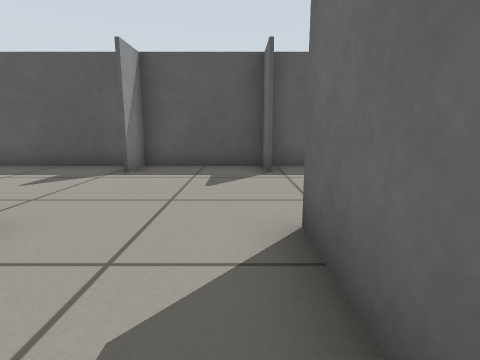
view 1 (above)

22 first-person views from a walk through a world built for the Gazebo simulator. The camera is 0.5 m above the floor, tilts 10° down and sees 80° across. The floor is counted in squares, 0.5 m on a side. Each view is taken from the middle of a square. On the plan, view 1 faces up. The plan holds only what a view shows up to about 11 squares ahead; the rest is blank.

view 2
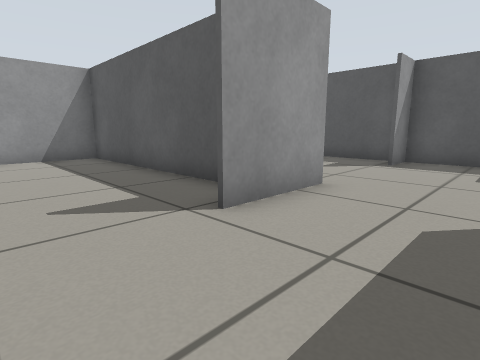

view 3
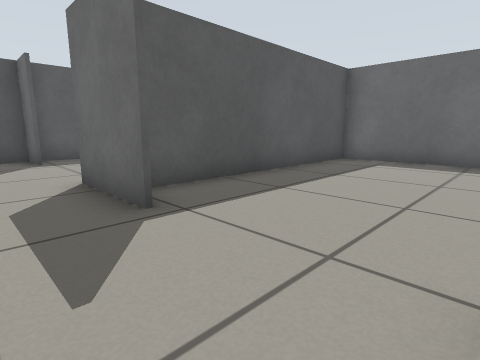

view 4
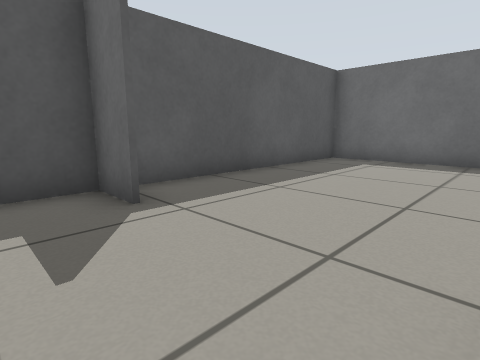

view 5
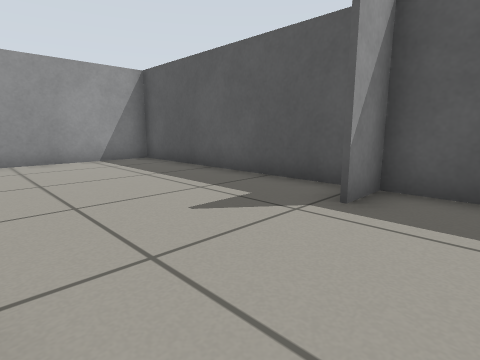

view 6
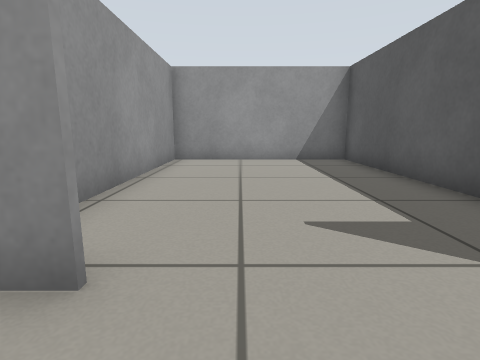

view 7
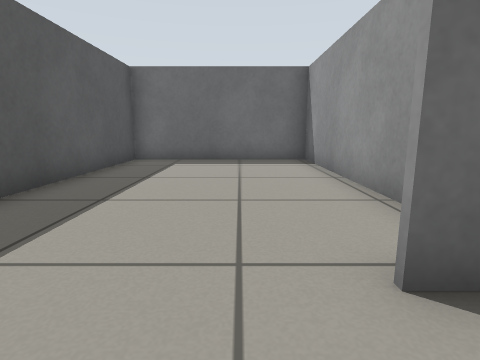

view 8
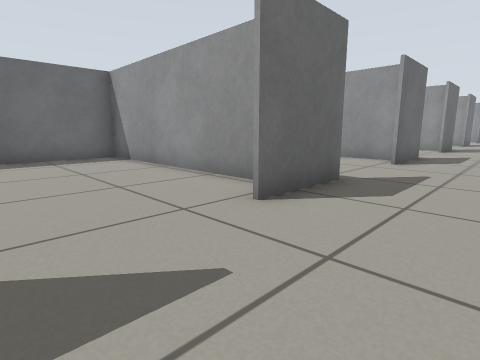

view 9
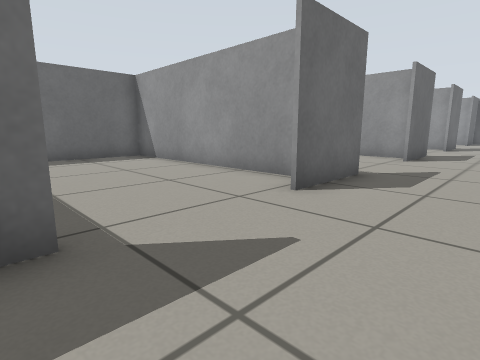

view 10
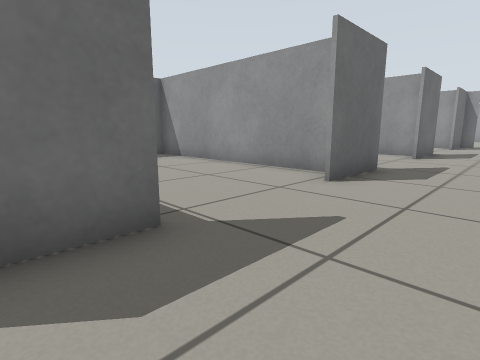

view 11
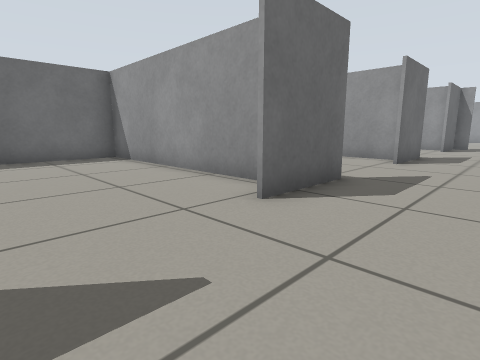

view 12
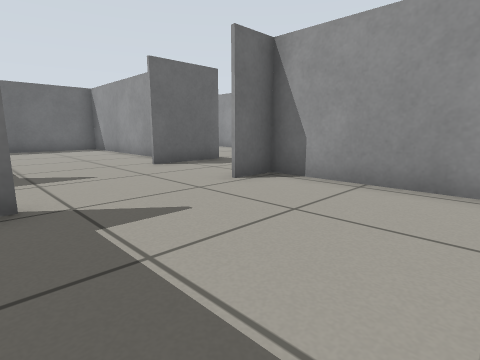

view 13
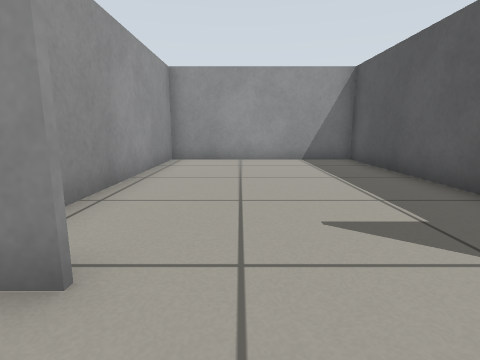

view 14
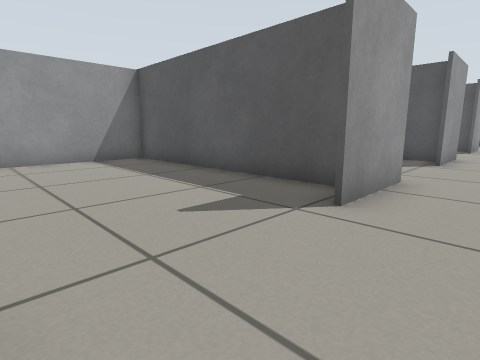

view 15
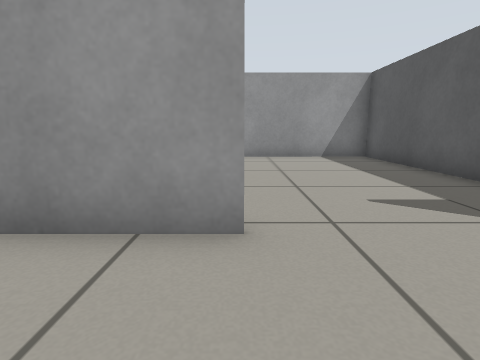

view 16
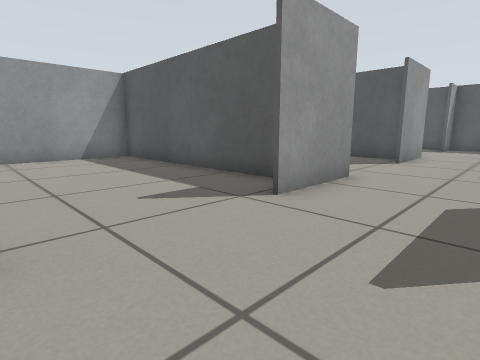

view 17
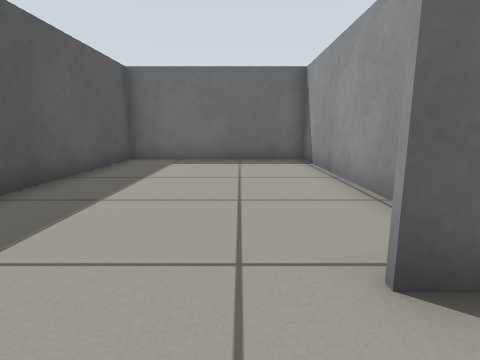

view 18
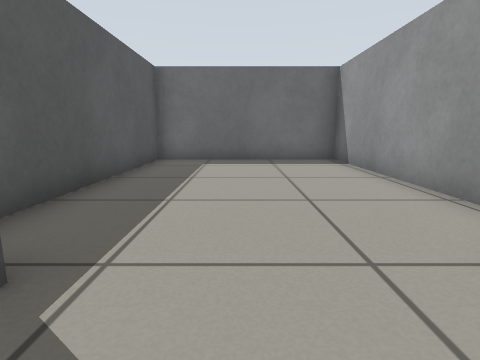

view 19
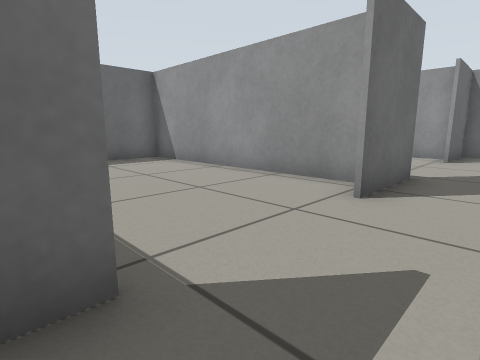

view 20
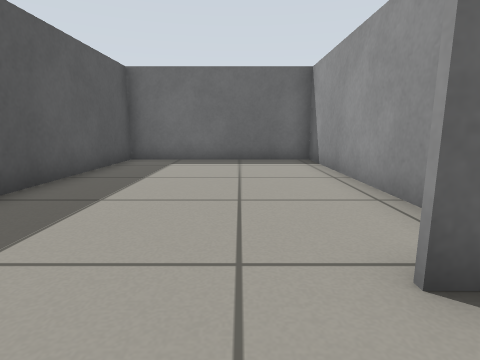

view 21
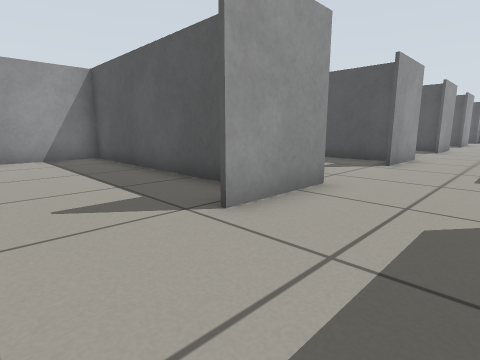

view 22
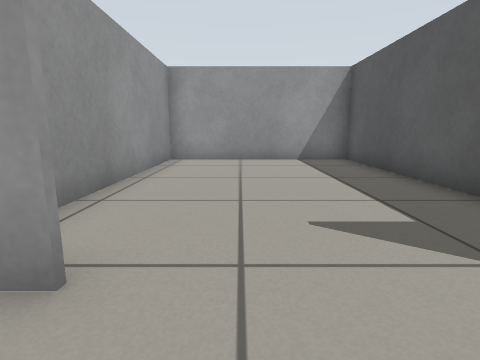

### Floor plan
Points are (right, up) in squares from view 1. A wall is a line through its corners. A room is listed if a view was taken in it or the views show most of it. See-through windows are left out.
Room 1 (views 1, 2, 3, 6, 7, 8)
walls: (0.6, 0.3) (0.6, 2.9); (-3, 1.5) (-10.7, 1.5) (-10.7, -3.9); (1.7, -4.2) (8.7, -4.2); (-2.7, 2.9) (-2.7, 0.3); (8.7, -3.9) (8.7, 1.6) (1.4, 1.6); (-10.8, -4.2) (-4.8, -4.2)
ways out: opening at (-1, 1.5) to room 2; opening at (-1, -4.5) to room 3
Room 2 (views 4, 5)
walls: (8.7, 3.8) (8.7, 8) (-10.7, 7.9) (-10.7, 3.8)
ways out: opening at (-1, 1.5) to room 1
objects: grey box (-3, 7); grey box (1, 7)
Room 3 (views 9, 10, 11, 12, 13, 14, 15, 16, 17, 18)
walls: (0.6, -11.5) (0.6, -8.9); (-3, -10.3) (-10.7, -10.3) (-10.7, -16); (-2.6, -8.9) (-2.6, -11.5); (1, -16.2) (8.7, -16.2); (0.6, -5.6) (0.6, -3); (-2.7, -3) (-2.7, -5.6); (8.7, -10.3) (2.1, -10.3); (8.7, -15.9) (8.7, -9.9); (-10.8, -16.2) (-2.8, -16.2) (-2.8, -15)
ways out: opening at (-1, -4.5) to room 1; opening at (-1, -16.5) to room 4; opening at (-3, -7) to room 5; opening at (1, -7) to room 6
Room 4 (views 19, 20, 21, 22)
walls: (0.6, -17.6) (0.6, -15); (1, -22.4) (8.7, -22.4) (8.7, -15.9); (-4, -16.4) (-10.8, -16.4); (-2.6, -15) (-2.6, -17.6); (0.7, -23.7) (0.6, -21.1); (8.7, -16.4) (3.2, -16.4); (-10.7, -16) (-10.7, -22.4) (-4.5, -22.4)
ways out: opening at (-1, -16.5) to room 3; opening at (-1, -22.5)
Room 5 (no view inside)
walls: (-10.7, -3.9) (-10.7, -8.9); (-2.9, -4.3) (-10.8, -4.3)
ways out: opening at (-3, -7) to room 3
Room 6 (no view inside)
walls: (8.7, -4.3) (3.2, -4.3); (8.7, -9.9) (8.7, -3.9); (1, -10.2) (8.7, -10.2)
ways out: opening at (1, -7) to room 3

Positions as (right, up) in squares from view 1, and headings:
1: (0, 0), facing up
2: (0, -2), facing up-left
3: (-1, -3), facing up-right
4: (-1, 3), facing up-right
5: (-1, 3), facing up-left
6: (-1, -2), facing left
7: (-1, -2), facing right
8: (-2, 0), facing down-right
9: (-2, -5), facing down-right
10: (-2, -10), facing down-right
11: (-2, -12), facing down-right
12: (-7, -11), facing down-right
13: (-1, -14), facing left
14: (-1, -15), facing up-left
15: (0, -9), facing left
16: (0, -9), facing up-left
17: (-1, -8), facing right
18: (-1, -13), facing right
19: (-1, -17), facing down-right
20: (-1, -20), facing right
21: (0, -20), facing up-left
22: (-1, -20), facing left
